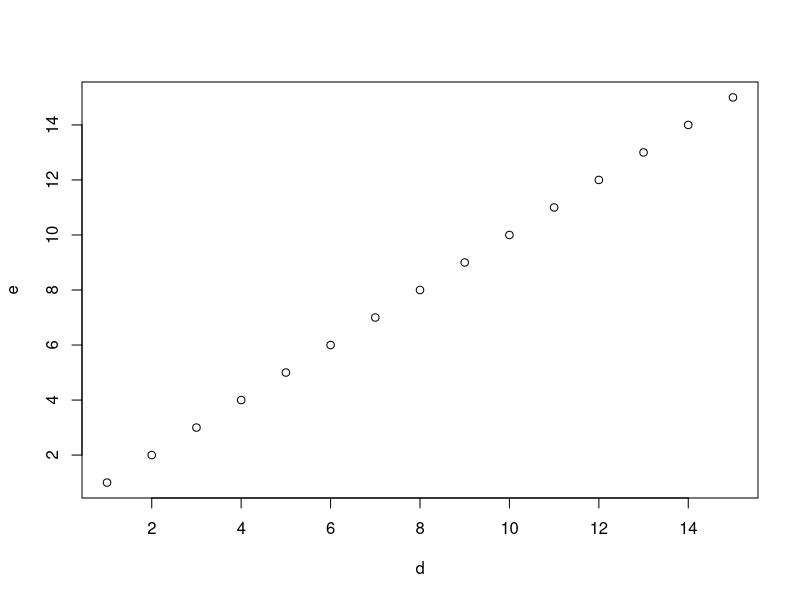
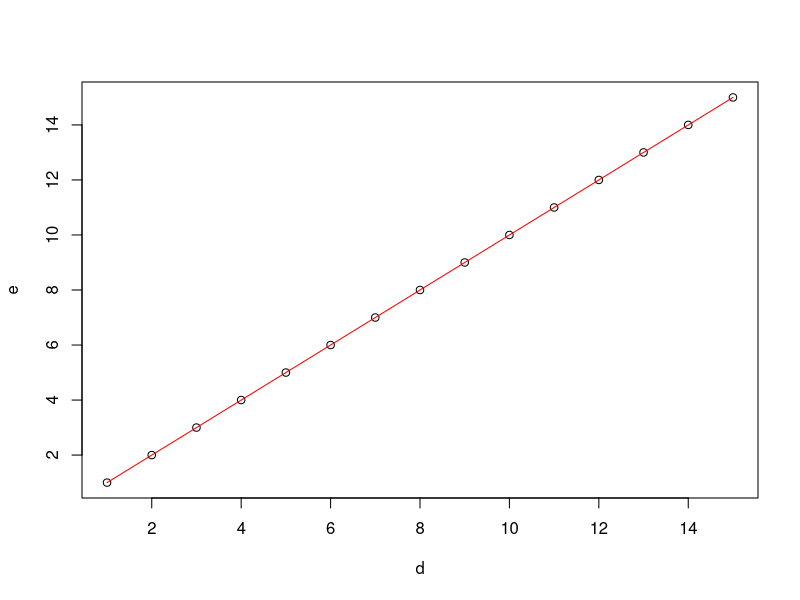
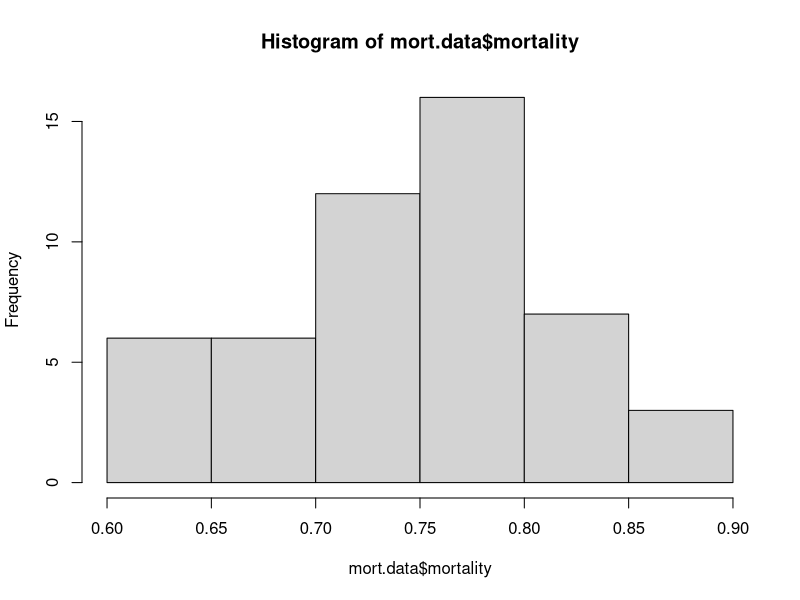

R code for these plots, in order:
## ---- chunk 1
knitr::opts_chunk$set(echo = TRUE)
## ---- chunk 2
print("Welcome to R")
## ---- chunk 3
library(tidyverse)
## ---- chunk 4
?tidyverse
## ---- chunk 5
4+4
2^2
## ---- chunk 6
a=4+4
b=2^2
c=a+b
print(c)
## ---- chunk 7
#make a few vectors using c() for "concatenate"
d=c(1,2,3,4,5,6,7,8,9,10,11,12,13,14,15)
e=c(1:15)
setequal(d,e) #determine if we have equal sets
## ---- chunk 8
ls() #show what's in our environment
list=ls() #make a list of everything in the environment
rm(list=list) #pass that list to the 'delete' function
## ---- chunk 9
d=c(1,2,3,4,5,6,7,8,9,10,11,12,13,14,15)
e=c(1:15)
plot(d,e)
## ---- chunk 10
plot(d,e) #plot the dots
lines(d,e, col="red") #add lines
## ---- chunk 11
d
e
## ---- chunk 12
identical(d,e)
## ---- chunk 13
as.integer(d)
as.numeric(e)
identical(d, as.numeric(e))
## ---- chunk 14
?setwd()
?getwd()
getwd()
## ---- chunk 15
mort.data<-read_csv("mortality.csv") #read the data in and store as "mort.data" object
## ---- chunk 16
head(mort.data)
spec(mort.data)
str(mort.data)
tail(mort.data)
dim(mort.data)
## ---- chunk 17
mort.data$mortality
mort.data[,4]

hist(mort.data$mortality)
